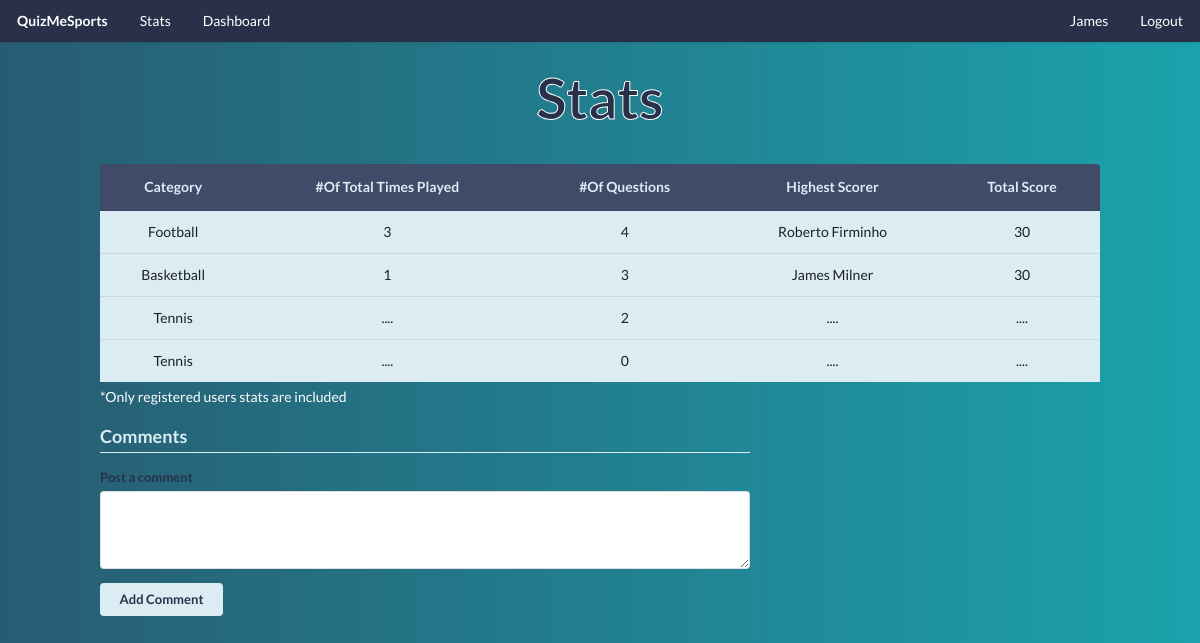
The app's page /stats (signed in) with its own data.
### login_app/models.py (models this page shows, shortened)
class User(models.Model):
    first_name= models.CharField(max_length=40)
    last_name= models.CharField(max_length=40, blank=True)
    username= models.CharField(max_length=40)
    password= models.CharField(max_length=120)
    isadmin=models.BooleanField(default=False)
    created_at = models.DateTimeField(auto_now_add=True)
    updated_at = models.DateTimeField(auto_now=True)
    objects = UserManager()

### questions_app/models.py (models this page shows, shortened)
class Category(models.Model):
    title =  models.CharField(max_length=40)
    created_at = models.DateTimeField(auto_now_add=True)
    updated_at = models.DateTimeField(auto_now=True)
    objects = CategoryManager()

### profile_app/views.py (the view)
# urls.py: path('stats',views.stats),
def stats(request):
    if 'user_id' in request.session:
        categories= Category.objects.all()
        sum_scores=Score.objects.values('quiz_category','quiz_taken_by').annotate(sum=Sum('score')).order_by('-sum')
        highest_score=[]
        for catg in categories:
            for score in sum_scores:
                if score['quiz_category'] == catg.id :
                    highest_score.append(score)
                    break
        context={
            "categories":Category.objects.all(),
            "users":User.objects.all(),
            "scores":Score.objects.values('quiz_taken_by'),
            "comments":Comment.objects.all(),
            'replies':Reply.objects.all(),
            'highest_score':highest_score
        }
        return render(request,'categorystats.html',context)
    return HttpResponse(render(request,'index.html'))

### profile_app/templates/categorystats.html (shortened to what this page needs)
<!DOCTYPE html>
<html lang="en">
    <head>
        {% load static%}
        <link rel="stylesheet" href="{% static 'css/styles.css'%}">
        <link rel="stylesheet" href="https://cdn.jsdelivr.net/npm/semantic-ui@2.4.2/dist/semantic.min.css">
    </head>
    <body>
          <div id="navbar" class="ui fixed borderless menu">
            <a href="/play" class="header item">QuizMeSports</a>
            <a href="/stats" class="item">Stats</a>
            <a href="/dashboard" class="item">Dashboard</a>
            <div class="right menu">
                <a href="{%url 'user_page'%}" class="item">{{request.session.first_name| capfirst}}</a>
                <a href="{%url 'logout'%}" class="item">Logout</a>
            </div>
        </div>
        <div  id="dashboard-container">
            <h1 class="ui center aligned header">Stats</h1>
            <table class="ui  table center aligned">
                <thead>
                    <tr>
                        <th>Category</th>
                        <th>#Of Total Times Played</th>
                        <th>#Of Questions</th>
                        <th>Highest Scorer</th>
                        <th>Total Score</th>
                    </tr>
                </thead>
                <tbody>
                  {%for category in categories%}
                    {%if category.questions_in_category.count == 0%}
                      <tr>
                        <td>{{category.title| capfirst}}</td>
                        <td>....</td>
                        <td>{{category.questions_in_group.count }}</td>
                        <td>....</td>
                        <td>....</td>
                    {%else%}
                      <tr>
                        <td>{{category.title| capfirst}}</td>
                        <td>{{category.questions_in_category.count}}</td>
                        <td>{{category.questions_in_group.count}}</td>
                        {%for score in highest_score%}
                        {%if score.quiz_category == category.id %}
                          {%for user in users%}
                            {%if user.id == score.quiz_taken_by %}
                              <td>{{ user.first_name| capfirst}} {{ user.last_name| capfirst}}</td>
                              <td>{{ score.sum}}</td>
                            {%endif%}
                          {%endfor%}
                        {%endif%}
                      {%endfor%}
                      </tr>
                    {%endif%}
                  {%endfor%}
                </tbody>
              </table>
              <p class="comments-note">*Only registered users stats are included</p>
              <div class="ui comments">
                <h3 class="ui dividing header">Comments</h3>
                <form id="comment-form" class="ui reply form">
                  <div class="field">
                    <label>Post a comment</label>
                    <textarea rows="3" name="comment"></textarea>
                  </div>
                  <input type='submit' value='Add Comment' class="ui small button">
                </form>
          </div>
        </div>
    </body>
</html>

### quiz_app/static/css/styles.css (style rules this page uses)
:root { --primary-color: #00818a; --secondary-color: #404b69; --tertiary-color: #dbedf3; --fourth-color: #283149; }
body { margin: 0 !important; height: 0 !important; background: #0f2027 !important; background: -webkit-linear-gradient(to right, #285c72, #1ba2ac) !important; background: linear-gradient( to right, #285c72, #1ba2ac ) !important; font-family: 'Georgia', 'Helvetica'; }
h1 { color: var(--fourth-color) !important; -webkit-text-stroke: 1px white; font-size: 4rem !important; font-family: Lato, 'Helvetica Neue', Arial, Helvetica, sans-serif; }
table.ui.table { border: none; margin-top: 30px; -webkit-box-shadow: 1px 1px 18px 9px rgba(40, 49, 73, 0.78); box-shadow: 1px 1px 18px 9px rgba(40, 49, 73, 0.78); border-radius: 10px; }
table.ui.table thead th { background-color: var(--secondary-color); color: var(--tertiary-color); }
table.ui.table tbody td { background-color: var(--tertiary-color); }
#navbar { background-color: var(--fourth-color); }
#navbar a { color: white; }
div#dashboard-container { max-width: 1000px; margin: 0 auto; margin-top: 5rem; }
.ui.comments textarea { height: auto !important; }
.ui.comments .ui.dividing.header { border-bottom-color: var(--tertiary-color); }
#dashboard-container table { margin-bottom: 0; }
.comments-note { color: white; margin-top: 5px; }
#comment-form .field label { color: var(--fourth-color); }
.ui.comments h3.header, .ui.comments .comment p.text { color: var(--tertiary-color); }
.ui.comments .button { background-color: var(--tertiary-color); color: var(--fourth-color); }
.table.ui.table { box-shadow: none; }

### records on screen
User: session.first_name "James", first_name "James", last_name "Milner", sum "30"
Category: title "Football", questions_in_category.count "3", questions_in_group.count "4"
User: first_name "Roberto", last_name "Firminho", sum "30"
Category: title "Basketball", questions_in_category.count "1", questions_in_group.count "3"
Category: title "Tennis", questions_in_group.count "2"
Category: title "Tennis", questions_in_group.count "0"
